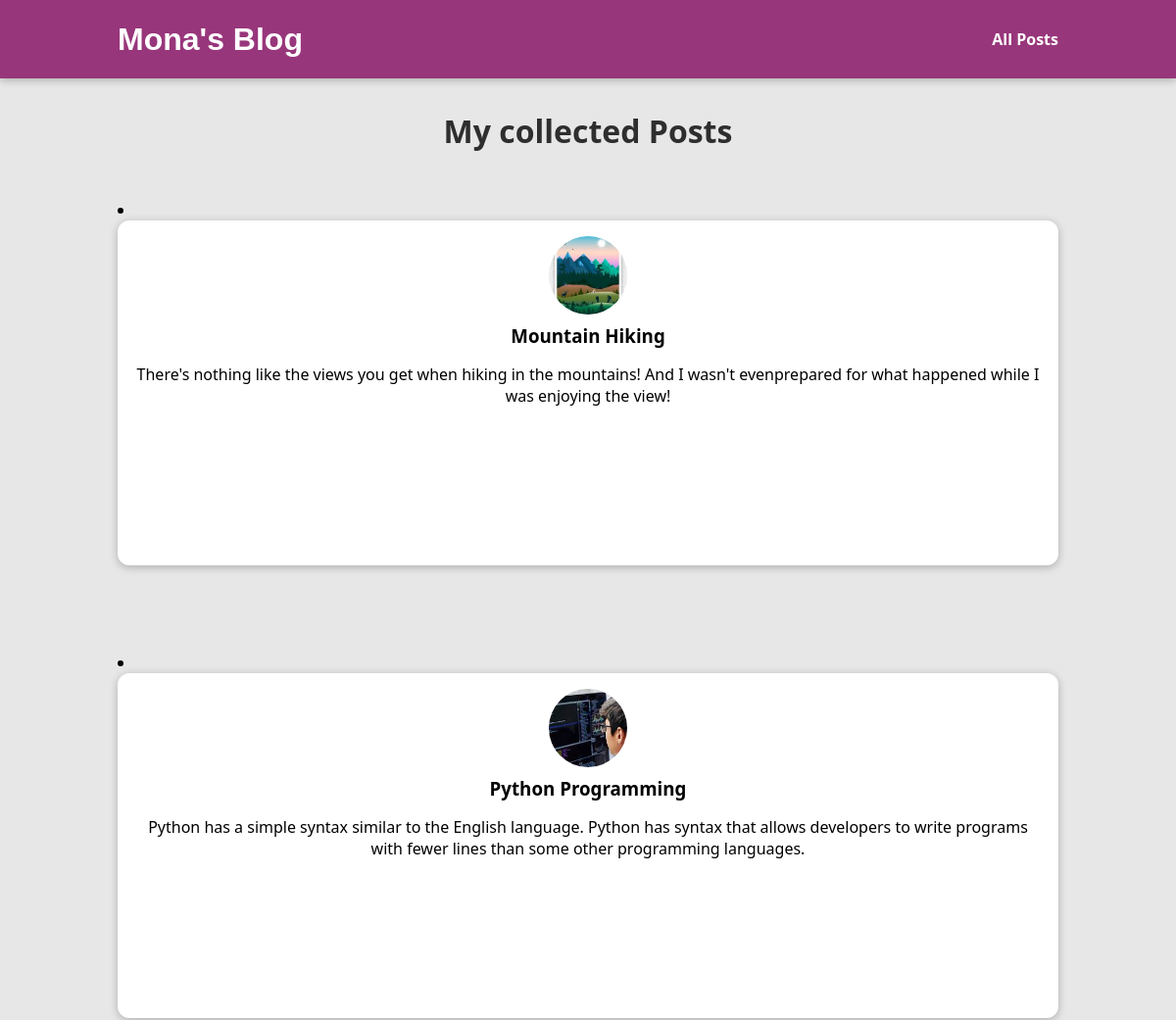
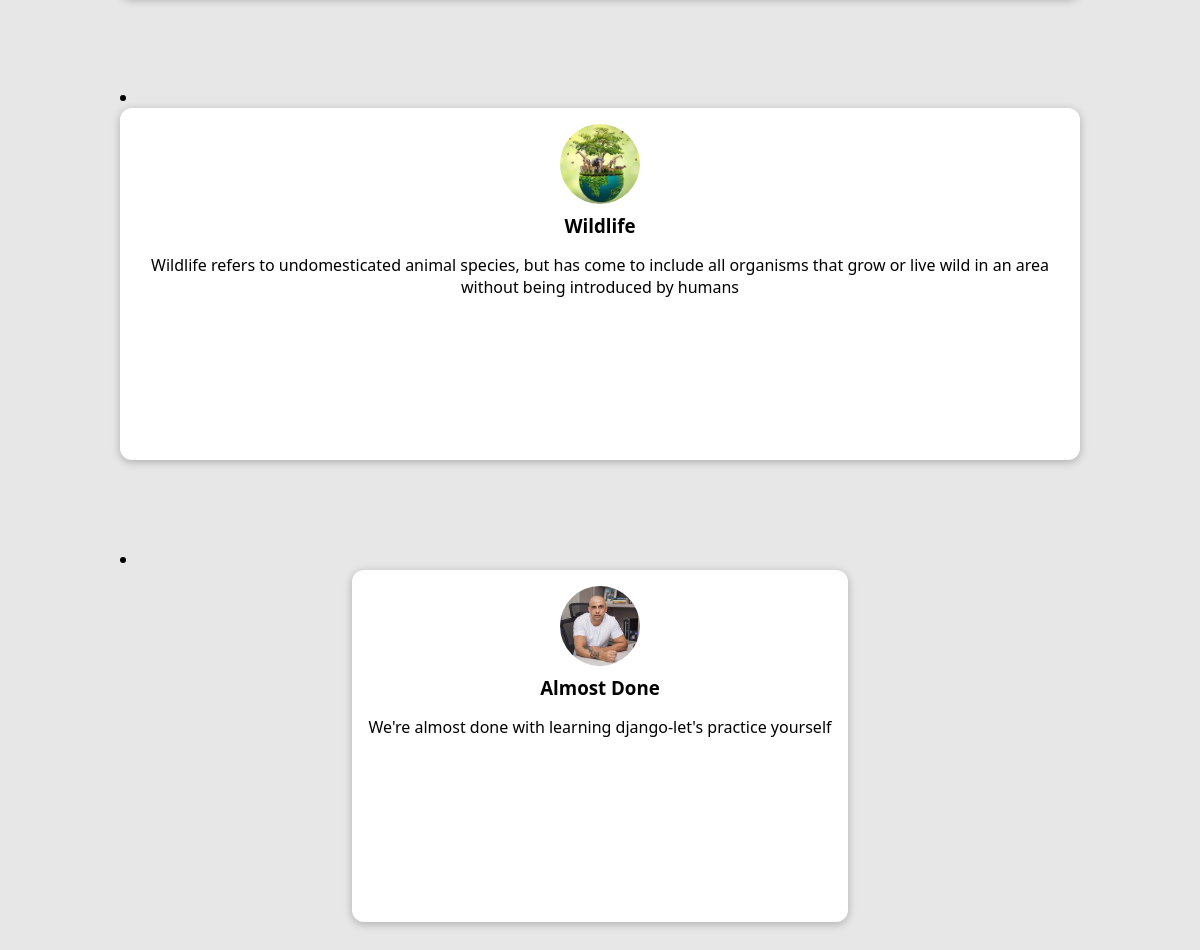
/posts/, run on the app's committed database (2 pictures, top to bottom).
### blog/models.py (models this page shows, shortened)
class Post(models.Model):
    title = models.CharField(max_length=30)
    excerpt = models.CharField(max_length=200)
    image = models.ImageField(upload_to="posts",null=True)
    date = models.DateField(auto_now=True)
    slug = models.SlugField(unique=True, db_index=True)
    content = models.TextField(validators=[MinLengthValidator(10)])
    author = models.ForeignKey(Author, null=True, on_delete=models.SET_NULL, related_name='posts')
    tags = models.ManyToManyField(Tag)

### blog/views.py (the view)
# urls.py: path("posts/",views.posts,name="posts"),
def posts(request):
    return render(request,'all-posts.html',{"allposts":blogs})

### blog/templates/all-posts.html (shortened to what this page needs)
<!DOCTYPE html>
{% extends 'index.html' %}
{% load static %}
{% block css_files %}
    <link rel="stylesheet" href="{% static 'blog/all-posts.css' %}">
    <link rel="stylesheet" href="{% static 'blog/post.css'%}">
{% endblock %}
{% block content %}
<section id="all-posts">
    <h2>My collected Posts</h2>
        {% for blog in allposts %}
            {% include "includes/post.html" %}
            <br><br><br><br>
        {% endfor %}
</section>
{% endblock %}

### blog/templates/includes/post.html
<!DOCTYPE html>
{% load static %}
{% block css_files %}
    <link rel="stylesheet" href="{% static 'blog/post.css' %}">
{% endblock %}
<li>
    <article class="post">
        <a href="{% url 'post_details'  blog.slug %}">
            <img src="{{blog.image.url}}" alt="{{blog.title}}" id="image2">
            <div class="post_content">
               <h3>{{blog.title}}</h3>
               <p>{{blog.excerpt}}</p>
            </div>
        </a>
    </article>
</li>

### static/app1.css (style rules this page uses)
* { box-sizing: border-box; }
html { font-family: 'Segoe UI', Tahoma, Geneva, Verdana, sans-serif; }
body { margin:0; }

### blog/static/blog/all-posts.css (style rules this page uses)
body { background-color: #e7e7e7; }
#all-posts { margin:7rem auto; width:90%; max-width: 60rem; }
#all-posts h2 { text-align: center; font-size: 2rem; color: #2e2e2e; margin: 3rem 0; }
.post img { width:7rem; height:7rem; }
.post a { height:22rem; transform-origin: center; box-shadow: 0 2px 8px rgba(0, 0, 0, 0.25); border-radius: 12px; background-color: white; }

### blog/static/blog/post.css (style rules this page uses)
.post { display: flex; flex-direction: column; align-items: center; text-align: center; }
.post a { text-decoration: none; color:black; transition: all 0.2s ease; padding: 1rem; }
.post img { width: 5rem; height: 5rem; object-fit: cover; border-radius: 50%; }
.post h3 { margin: 0.25rem 0; }

### data on the page
Post: image (picture), title "Mountain Hiking", excerpt "There's nothing like the views you get when hiking in the mountains! And I wasn't evenprepared for what happened while I was enjoying the view!"
Post: image (picture), title "Python Programming", excerpt "Python has a simple syntax similar to the English language. Python has syntax that allows developers to write programs with fewer lines than some other programming languages."
Post: image (picture), title "Wildlife", excerpt "Wildlife refers to undomesticated animal species, but has come to include all organisms that grow or live wild in an area without being introduced by humans"
Post: image (picture), title "Almost Done", excerpt "We're almost done with learning django-let's practice yourself"
